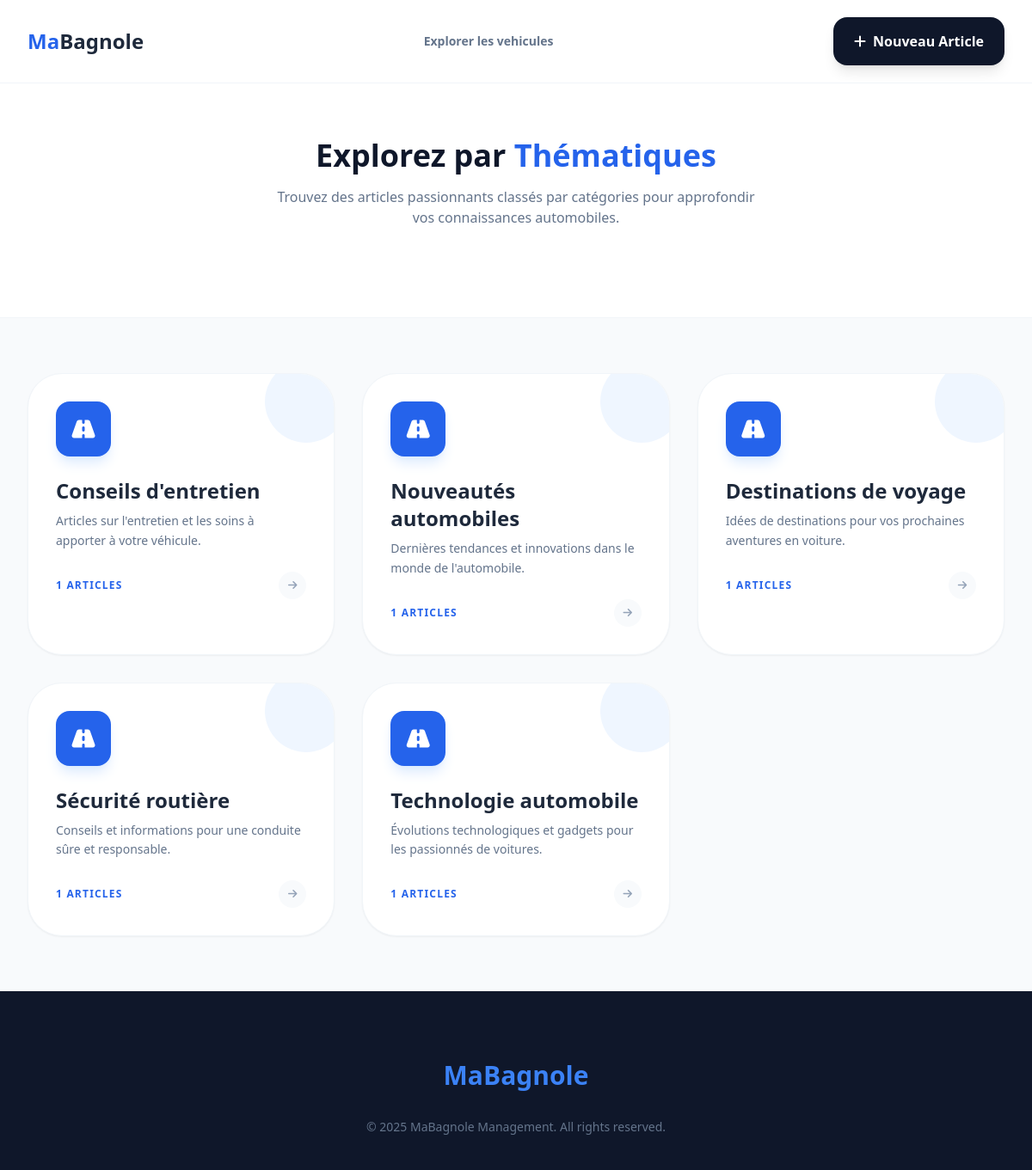
/app/view/themes.php, run on the app's committed database.
### tables this page shows
CREATE TABLE Themes (
    idTheme INT(11) PRIMARY KEY NOT NULL AUTO_INCREMENT,
    nomTheme VARCHAR(255) NOT NULL,
    iconTheme VARCHAR(255) NOT NULL DEFAULT 'image',
    deleteTheme INT NOT NULL DEFAULT 0,
    descriptionTheme VARCHAR(255) NOT NULL,
    constraint check_deleteTheme check (deleteTheme between 0 and 1)
);

### app/model/Theme.php (called while the page is built, shortened)
<?php
class Theme
{
    private $idTheme;
    private $nomTheme;
    private $descriptionTheme;
    public function getIdTheme(): int
    {
        return $this->idTheme;
    }
    public function getNomTheme(): string
    {
        return $this->nomTheme;
    }
    public function getDescriptionTheme(): string
    {
        return $this->descriptionTheme;
    }
    static function getAllTheme(): array
    {
        try {
            $db = Connexion::connect()->getConnexion();
            $sql = "select * from themes where deleteTheme = 0";
            $stmt = $db->prepare($sql);
            if ($stmt->execute())
                return $stmt->fetchAll(\PDO::FETCH_CLASS, Theme::class);
            else
                return [];
        } catch (\Exception $e) {
            error_log(date('y-m-d h:i:s') . " Connexion :error ." . $e . PHP_EOL, 3, "error.log");
            return [];
        }
    }
}

### app/model/Article.php (called while the page is built, shortened)
<?php
class Article
{
    static function nbArticlesByTheme(int $idTheme): int
    {
        try {
            $db = Connexion::connect()->getConnexion();
            $sql = "SELECT COUNT(*) as nbArticles FROM articles WHERE deleteArticle = 0 and statutArticle = 1 and  idTheme = :idTheme";
            $stmt = $db->prepare($sql);
            $stmt->bindParam(":idTheme", $idTheme);
            $stmt->execute();
            $result = $stmt->fetch(\PDO::FETCH_ASSOC);
            return (int)$result['nbArticles'] ?? 0;
        } catch (\Exception $e) {
            return 0;
        }
    }
}

### app/view/themes.php (the view, shortened to what this page needs)
<?php
$connect = true;
if (!isset($_SESSION['Utilisateur']) or  $_SESSION['Utilisateur']->getRole() !== 'client') {
    $connect =  false;
}
$themes = Theme::getAllTheme();
?>
<!DOCTYPE html>
<html lang="en">
<head>
    <script src="https://cdn.tailwindcss.com"></script>
    <link href="https://cdnjs.cloudflare.com/ajax/libs/font-awesome/6.0.0/css/all.min.css" rel="stylesheet">
</head>
<body class="bg-slate-50 min-h-screen">
    <nav class="flex justify-between items-center px-8 py-5 bg-white border-b border-slate-100 sticky top-0 z-50">
        <div class="text-2xl font-black text-blue-600">Ma<span class="text-slate-800">Bagnole</span></div>
        <div class="flex items-center gap-6">
            <a href="accueil.php" class="text-sm font-bold text-slate-500 hover:text-blue-600 transition">Explorer les vehicules </a>
        </div>
        <div class="flex gap-4 w-full md:w-auto">
            <button type="button" <?php if ($connect): ?> onclick="toggleModal('addArticleModal')" <?php else: ?> onclick="toggleModal('rentPopup')" <?php endif; ?> class="bg-slate-900 text-white px-6 py-4 rounded-2xl font-black hover:bg-blue-600 transition flex items-center gap-2 shadow-lg">
                <i class="fas fa-plus"></i> Nouveau Article
            </button>
        </div>
    </nav>
    <header class="py-16 bg-white border-b border-slate-100 text-center px-4">
        <h1 class="text-4xl font-black text-slate-900 mb-4">Explorez par <span class="text-blue-600">Thématiques</span></h1>
        <p class="text-slate-500 max-w-xl mx-auto font-medium">
            Trouvez des articles passionnants classés par catégories pour approfondir vos connaissances automobiles.
        </p>
    </header>
    <main class="max-w-7xl mx-auto px-8 py-16">
        <div class="grid grid-cols-1 sm:grid-cols-2 lg:grid-cols-3 gap-8">
            <?php foreach ($themes as $theme) : ?>
                <a href="articles.php?id=<?= $theme->getIdTheme() ?>" class="group relative bg-white rounded-[2.5rem] p-8 border border-slate-100 shadow-sm hover:shadow-2xl hover:-translate-y-2 transition-all duration-300 overflow-hidden">
                    <div class="absolute -right-4 -top-4 w-24 h-24 bg-blue-50 rounded-full group-hover:scale-[3] transition-transform duration-700"></div>
                    <div class="relative z-10">
                        <div class="w-16 h-16 bg-blue-600 text-white rounded-2xl flex items-center justify-center text-2xl shadow-lg shadow-blue-100 mb-6">
                            <i class="fas fa-road"></i>
                        </div>
                        <h3 class="text-2xl font-black text-slate-800 mb-2"><?= $theme->getNomTheme() ?></h3>
                        <p class="text-slate-500 text-sm leading-relaxed mb-6">
                            <?= $theme->getDescriptionTheme() ?>
                        </p>
                        <div class="flex items-center justify-between">
                            <span class="text-xs font-black text-blue-600 uppercase tracking-widest"><?= Article::nbArticlesByTheme($theme->getIdTheme()) ?> Articles</span>
                            <div class="w-8 h-8 rounded-full bg-slate-50 flex items-center justify-center text-slate-400 group-hover:bg-blue-600 group-hover:text-white transition">
                                <i class="fas fa-arrow-right text-xs"></i>
                            </div>
                        </div>
                    </div>
                </a>
            <?php endforeach; ?>
        </div>
    </main>
    <footer class="bg-slate-900 text-white pt-20 pb-10">
        <div class="max-w-7xl mx-auto px-4 text-center">
            <span class="text-3xl font-black text-blue-500">MaBagnole</span>
            <p class="text-slate-500 text-sm mt-8">© 2025 MaBagnole Management. All rights reserved.</p>
        </div>
    </footer>
</body>
</html>

### data on the page
themes: nomTheme "Conseils d'entretien", descriptionTheme "Articles sur l'entretien et les soins à apporter à votre véhicule.", idTheme "1"
themes: nomTheme "Nouveautés automobiles", descriptionTheme "Dernières tendances et innovations dans le monde de l'automobile.", IdTheme "1"
themes: nomTheme "Destinations de voyage", descriptionTheme "Idées de destinations pour vos prochaines aventures en voiture.", IdTheme "1"
themes: nomTheme "Sécurité routière", descriptionTheme "Conseils et informations pour une conduite sûre et responsable.", IdTheme "1"
themes: nomTheme "Technologie automobile", descriptionTheme "Évolutions technologiques et gadgets pour les passionnés de voitures.", IdTheme "1"
